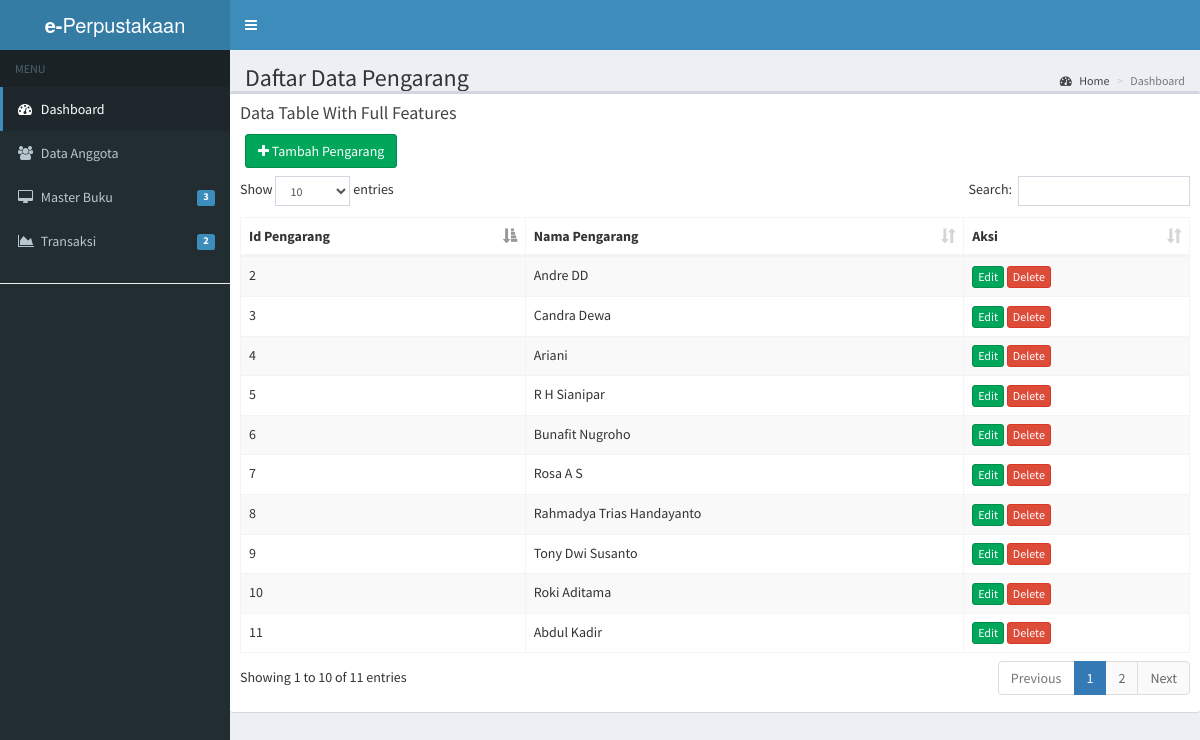
Screenshot of /index.php/pengarang with the database file from the repository.
### tables this page shows
CREATE TABLE `pengarang` (
  `id_pengarang` int(11) NOT NULL,
  `nama_pengarang` varchar(50) NOT NULL
);

### application/controllers/Pengarang.php (called while the page is built, shortened)
<?php
class Pengarang extends CI_Controller{
  public function __construct(){
    $this->load->model('pengarang_model');
  }
  public function index(){
    $data['content'] = 'pengarang/pengarang';
    $data['title']   = 'Daftar Data Pengarang';
    $data['pengarang'] = $this->db->get('pengarang')->result();
    $this->load->view('dashboard', $data);
  }
}

### index.php (called while the page is built, shortened)
<?php
require_once BASEPATH.'core/CodeIgniter.php';

### application/views/pengarang/pengarang.php (the view, shortened to what this page needs)
<div class="box">
  <div class="box-header">
    <h3 class="box-title">Data Table With Full Features</h3>
  </div>
  <div class="col-md-12" style="margin-bottom: 8px;">
    <a href="<?= base_url('pengarang/tambahPengarang') ?>" class="btn btn-success"><i class="fa fa-plus"></i> Tambah Pengarang</a>
  </div>
  <div class="box-body">
    <table id="example1" class="table table-bordered table-striped">
      <thead>
      <tr>
        <th>Id Pengarang</th>
        <th>Nama Pengarang</th>
        <th>Aksi</th>
      </tr>
      </thead>
      <tbody>
      <?php foreach($pengarang as $row): ?>
      <tr>
        <td><?= $row->id_pengarang; ?></td>
        <td><?= $row->nama_pengarang; ?></td>
        <td>
          <a href="<?= base_url('pengarang/edit/').$row->id_pengarang; ?>" class="btn btn-success btn-xs">Edit</a>
          <a href="<?= base_url('pengarang/delete/').$row->id_pengarang; ?>" class="btn btn-danger btn-xs" onclick="return confirm('Yakin mau menghapus?')">Delete</a>
        </td>
      </tr>
      <?php endforeach ?>
      </tbody>
    </table>
  </div>
</div>

### rows the page displays
pengarang: id_pengarang "2", nama_pengarang "Andre DD"
pengarang: id_pengarang "3", nama_pengarang "Candra Dewa"
pengarang: id_pengarang "4", nama_pengarang "Ariani"
pengarang: id_pengarang "5", nama_pengarang "R H Sianipar"
pengarang: id_pengarang "6", nama_pengarang "Bunafit Nugroho"
pengarang: id_pengarang "7", nama_pengarang "Rosa A S"
pengarang: id_pengarang "8", nama_pengarang "Rahmadya Trias Handayanto"
pengarang: id_pengarang "9", nama_pengarang "Tony Dwi Susanto"
pengarang: id_pengarang "10", nama_pengarang "Roki Aditama"
pengarang: id_pengarang "11", nama_pengarang "Abdul Kadir"

### other values shown
$title "Daftar Data Pengarang"
